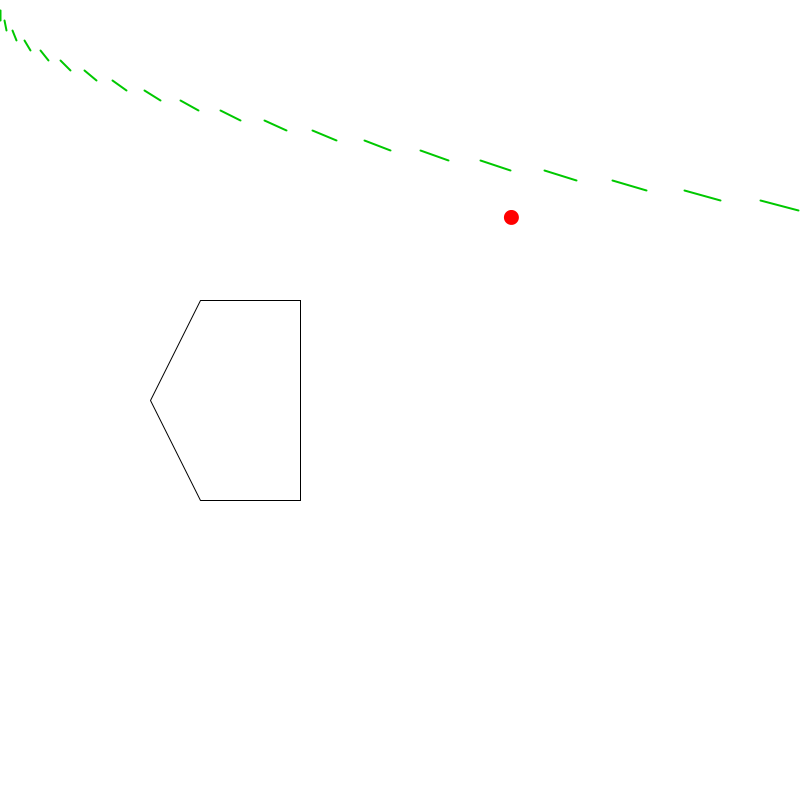
Frame 1 (no input)
Frame 60 (the mouse pressed at the canvas centre just before this capture): identical to frame 1, image omitted
Frame 120 (the mouse held since frame 60 and released just before this capture): identical to frame 1, image omitted

The Processing sketch that drew this single still picture (run headless with seeded random() and noise(); from frame 60 on, the mouse is pressed at the canvas centre):

// Processing sketch: SimpleDrawingGISShapes
// ── SimpleDrawingGISShapes.pde
import java.util.*;

PVector pt;
ArrayList<ArrayList<PVector>> lines; 
ArrayList<PVector> building;
PShape s;
  
void setup(){
  size(800, 800);
  //Make a random pt
  pt = new PVector(random(20, width - 20), random(20, height-20));
  
  lines = new ArrayList<ArrayList<PVector>>();
  for(int i =0; i<20; i++){
        ArrayList<PVector> pts = new ArrayList<PVector>();
        pts.add(new PVector(i*2*(i+1), 10*(i+1)));
        pts.add(new PVector(i*2*(i+2), 10*(i+2)));
        lines.add(pts);
  }
  
  building = new ArrayList<PVector>();
  building.add(new PVector(200, 300));
  building.add(new PVector(300, 300));
  building.add(new PVector(300, 500));
  building.add(new PVector(200, 500));
  building.add(new PVector(150, 400));
  building.add(new PVector(200, 300));
  s = createShape();
  
  makeBuilding(building);
}

void draw(){
  background(255);
  drawPoint(pt);
  drawBuilding();
  drawLines(lines);
}

void drawPoint(PVector _pt){
  fill(255, 0, 0);
  noStroke();
  ellipse(_pt.x, _pt.y, 15, 15);
}

void drawLines(ArrayList<ArrayList<PVector>> _lines){
    for(int i = 0; i< _lines.size(); i++){
    PVector start = _lines.get(i).get(0);
    PVector end = _lines.get(i).get(1);
    strokeWeight(2);
    stroke(0, 200, 0);
    line(start.x, start.y, end.x, end.y);
  }
}

void makeBuilding(ArrayList<PVector> _points){
  s.beginShape();
  for(int i =0; i<_points.size(); i++){
    s.vertex(_points.get(i).x, _points.get(i).y);
  }
  s.endShape();
}

void drawBuilding(){
  shape(s, 0, 0);
}
